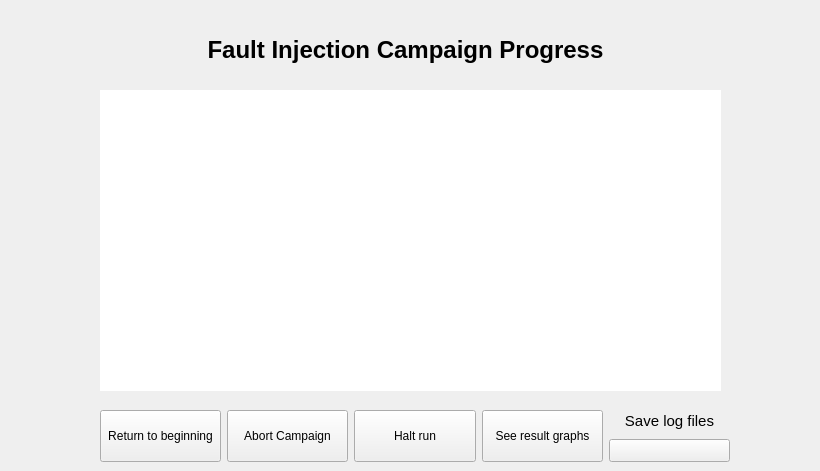
    <widget class="QWidget" name="page_7">
     <widget class="QTextEdit" name="textEditGPSRProgress">
      <property name="geometry">
       <rect>
        <x>100</x>
        <y>90</y>
        <width>621</width>
        <height>301</height>
       </rect>
      </property>
      <property name="styleSheet">
       <string notr="true">border-top-left-radius: 10px;
border-top-right-radius: 10px;
border-bottom-left-radius: 10px;
border-bottom-right-radius: 10px;</string>
      </property>
      <property name="readOnly">
       <bool>true</bool>
      </property>
     </widget>
     <widget class="QLabel" name="label_SFGPSP">
      <property name="geometry">
       <rect>
        <x>0</x>
        <y>20</y>
        <width>811</width>
        <height>61</height>
       </rect>
      </property>
      <property name="toolTip">
       <string>&lt;html&gt;&lt;head/&gt;&lt;body&gt;&lt;p align=&quot;center&quot;&gt;&lt;br/&gt;&lt;/p&gt;&lt;/body&gt;&lt;/html&gt;</string>
      </property>
      <property name="whatsThis">
       <string>&lt;html&gt;&lt;head/&gt;&lt;body&gt;&lt;p align=&quot;center&quot;&gt;&lt;br/&gt;&lt;/p&gt;&lt;/body&gt;&lt;/html&gt;</string>
      </property>
      <property name="styleSheet">
       <string notr="true">font-size: 24px;
font-weight: bold;</string>
      </property>
      <property name="text">
       <string>&lt;html&gt;&lt;head/&gt;&lt;body&gt;&lt;p align=&quot;center&quot;&gt;&lt;span style=&quot; color:#000000;&quot;&gt;Fault Injection Campaign Progress&lt;/span&gt;&lt;/p&gt;&lt;/body&gt;&lt;/html&gt;</string>
      </property>
      <property name="alignment">
       <set>Qt::AlignCenter</set>
      </property>
     </widget>
     <widget class="QWidget" name="layoutWidget">
      <property name="geometry">
       <rect>
        <x>100</x>
        <y>410</y>
        <width>630</width>
        <height>52</height>
       </rect>
      </property>
      <layout class="QHBoxLayout" name="horizontalLayout_20">
       <item>
        <widget class="QPushButton" name="pushButton_campaignprogress_goback">
         <property name="sizePolicy">
          <sizepolicy hsizetype="Preferred" vsizetype="Preferred">
           <horstretch>0</horstretch>
           <verstretch>0</verstretch>
          </sizepolicy>
         </property>
         <property name="styleSheet">
          <string notr="true"/>
         </property>
         <property name="text">
          <string>Return to beginning</string>
         </property>
        </widget>
       </item>
       <item>
        <widget class="QPushButton" name="pushButton_abortCampaign">
         <property name="sizePolicy">
          <sizepolicy hsizetype="Preferred" vsizetype="Preferred">
           <horstretch>0</horstretch>
           <verstretch>0</verstretch>
          </sizepolicy>
         </property>
         <property name="text">
          <string>Abort Campaign</string>
         </property>
        </widget>
       </item>
       <item>
        <widget class="QPushButton" name="pushButton_SFGPSP_haltrun">
         <property name="sizePolicy">
          <sizepolicy hsizetype="Preferred" vsizetype="Preferred">
           <horstretch>0</horstretch>
           <verstretch>0</verstretch>
          </sizepolicy>
         </property>
         <property name="styleSheet">
          <string notr="true"/>
         </property>
         <property name="text">
          <string>Halt run</string>
         </property>
        </widget>
       </item>
       <item>
        <widget class="QPushButton" name="pushButton_SFGPSO_generatedgraphs">
         <property name="sizePolicy">
          <sizepolicy hsizetype="Preferred" vsizetype="Preferred">
           <horstretch>0</horstretch>
           <verstretch>0</verstretch>
          </sizepolicy>
         </property>
         <property name="styleSheet">
          <string notr="true"/>
         </property>
         <property name="text">
          <string>See result graphs</string>
         </property>
        </widget>
       </item>
       <item>
        <layout class="QVBoxLayout" name="verticalLayout_2">
         <item>
          <widget class="QLabel" name="label_2">
           <property name="styleSheet">
            <string notr="true">font-size: 14px;</string>
           </property>
           <property name="text">
            <string>&lt;html&gt;&lt;head/&gt;&lt;body&gt;&lt;p align=&quot;center&quot;&gt;&lt;span style=&quot; font-size:11pt;&quot;&gt;Save log files&lt;/span&gt;&lt;/p&gt;&lt;/body&gt;&lt;/html&gt;</string>
           </property>
           <property name="alignment">
            <set>Qt::AlignCenter</set>
           </property>
          </widget>
         </item>
         <item>
          <widget class="QPushButton" name="pushButton_downloadfaulty">
           <property name="sizePolicy">
            <sizepolicy hsizetype="Preferred" vsizetype="Preferred">
             <horstretch>0</horstretch>
             <verstretch>0</verstretch>
            </sizepolicy>
           </property>
           <property name="styleSheet">
            <string notr="true">image: url(:/Logos/images/simple_save.png);</string>
           </property>
           <property name="text">
            <string/>
           </property>
          </widget>
         </item>
        </layout>
       </item>
      </layout>
     </widget>
    </widget>
